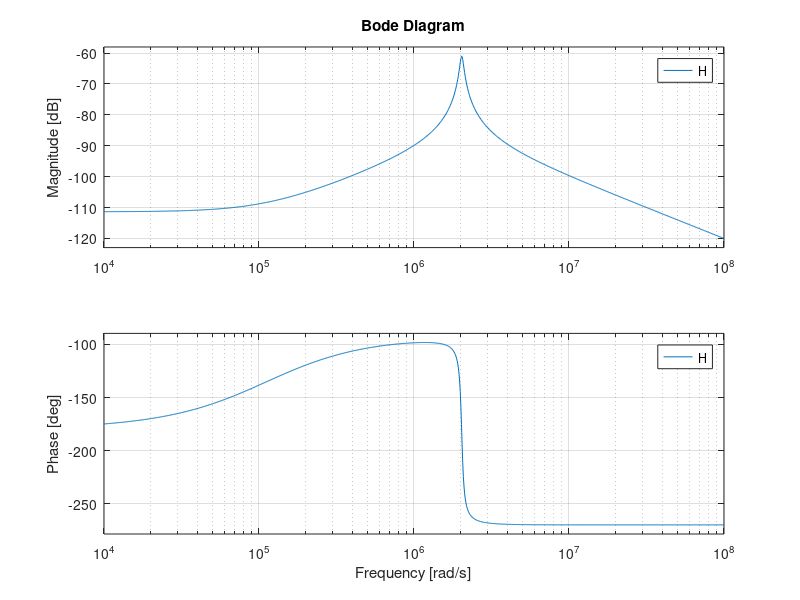

Source code (MATLAB):
TensionNominale = 12; %V
VitesseLimite = 11000*pi/30; %tr/min à radian par seconde 
Puissance = 26; % W
CourantMaxPermanent = 1.5; %A
CoupleNominal = 24.4; % m.Nm
RendementMaximum = 83.2; % en %
R = 1.34; % Résistance aux bornes en Ω
Rtilde = R;
L = 0.12*10^-4; %Inductance aux bornes en H (conversion mH en H)
Ke = 30/pi*585; % conversion tr-1/min/V en V.s.rad-1
Kv = 1/Ke;
Kc = 1.63*10^-2; % m/Nm/A-1 en N.m.A-1
Tau = 4.63; % m/s
Jm = 9.19*10^-7; % g/cm2 en kg/m²
J = 2*Jm; % g/cm2 en kg/m²
x = 36;
Ko = 0.5*18/pi; % V/10˚ ==> Converti
Komega = pi*1.75/(30*10^3); % conversion mV/[tr/min] en Volts par radian par seconde
Cr0 = 10^-3; %Nm
Cr1_t = Cr0; %Nm
Cr2_t = Cr0; %Nm
f = 10^-6; %Nm/rad.s
%f = 0;
Rc = 0;

% % Définir la fonction de transfert
% num = [Komega*Kc]; % Coefficients du numérateur
% den = [J*L, J*R, Ke*Kc]; % Coefficients du dénominateur
% sys = tf(num, den) % Créer l'objet fonction de transfert
% 
% % Calculer les pôles de la fonction de transfert
% p = pole(sys); % Trouver les pôles
% 
% % Afficher les pôles
% disp('Les pôles de la fonction de transfert sont :')
% disp(p)
% 
% zplane(num, den); % Tracer les pôles
% title('Evolution des pôles dans le plan complexe');


H = tf([-Komega/J,(-Komega*R)/(J*L)],[1,R/L,(Kc*Ke)/(J*L)]);
bode(H)
%FT = (Komega*Kc)/(
